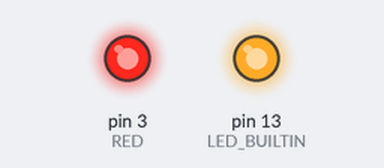
Bench run of a sketch on a simulated Arduino Uno, built with avr-gcc and run on an emulated ATmega328P. On the bench: output pins drawn as LEDs (lit = HIGH).

Above: at 2.5 s.
At 30.5 s:
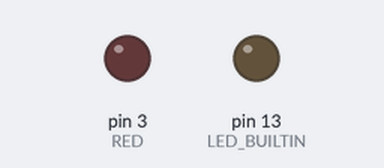
Timing chart, 0 to 32.5 s (numbered marks = the images above):
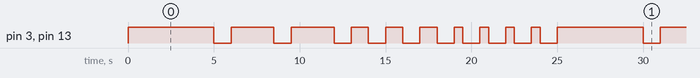

Measured:
- by itself, pin 3 (RED), pin 13 (LED_BUILTIN): repeats every 25.0 s: 2 × (LOW 1.0 s, HIGH 2.5 s), 3 × (LOW 1.0 s, HIGH 1.0 s), 4 × (LOW 1.0 s, HIGH 0.50 s), LOW 1.0 s, HIGH 5.0 s
- by itself, everything shown: repeats every 25.0 s, in 20 steps

The sketch:

Blink_StateMachine.ino
```cpp
#define RED 3


typedef enum {
  ONE_BLINK,
  TWO_BLINKS,
  THREE_BLINKS,
  FOUR_BLINKS
} State_t;


typedef struct {
  State_t State;
  void (*Proc_Func)(void);
} State_Func_Map_t;


void one_blink(void);
void two_blinks(void);
void three_blinks(void);
void four_blinks(void);


static State_Func_Map_t const State_Func_Map[] = {
  {ONE_BLINK, one_blink},
  {TWO_BLINKS, two_blinks},
  {THREE_BLINKS, three_blinks},
  {FOUR_BLINKS, four_blinks}
};


static State_t Cur_State = ONE_BLINK;


void blinky_helper(unsigned int num_of_blinks,
                   unsigned int delay_between_blinks_ms){
  for (int i = 0; i < num_of_blinks; i++) {
    digitalWrite(LED_BUILTIN, HIGH);
    digitalWrite(RED, HIGH);
    delay(delay_between_blinks_ms);
    digitalWrite(LED_BUILTIN, LOW);
    digitalWrite(RED, LOW);
    delay(1000);
  }
}


void one_blink(void){
  blinky_helper(1, 5000);
  Cur_State = TWO_BLINKS;
}


void two_blinks(void){
  blinky_helper(2, 2500);
  Cur_State = THREE_BLINKS;
}


void three_blinks(void){
  blinky_helper(3, 1000);
  Cur_State = FOUR_BLINKS;
}


void four_blinks(void){
  blinky_helper(4, 500);
  Cur_State = ONE_BLINK;
}


// the setup function runs once when you press reset or power the board
void setup() {
  // initialize digital pin LED_BUILTIN as an output.
  pinMode(LED_BUILTIN, OUTPUT);
  pinMode(RED, OUTPUT);
}


// the loop function runs over and over again forever
void loop() {
  (*State_Func_Map[Cur_State].Proc_Func)();
}
```
